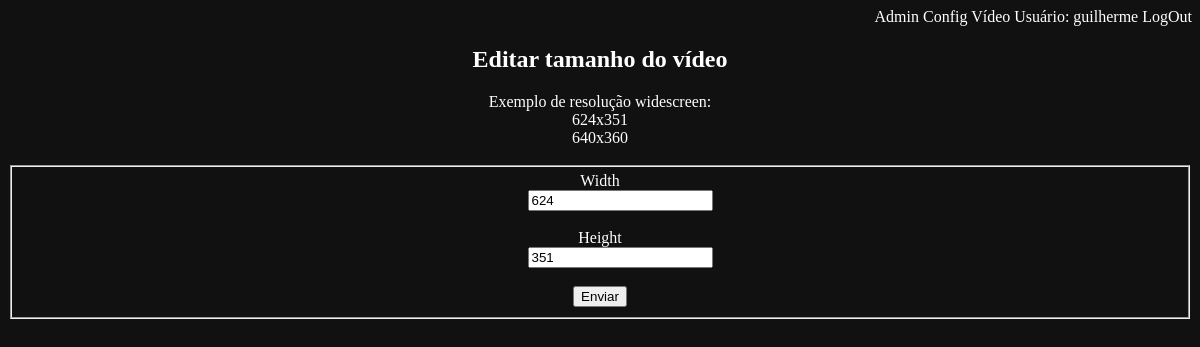
/config_edit_size?id=1 (signed in), run on an earlier commit of the app's database.
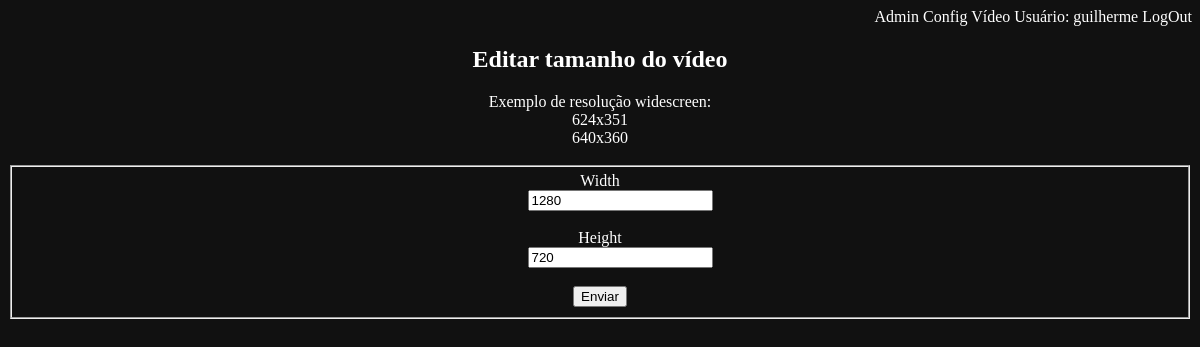
And on a later commit of the database.
### models.py (models this page shows, shortened)
class ConfigModel(db.Model):
    __tablename__ = "config"
    id = db.Column(db.Integer, primary_key=True)
    orientacao = db.Column(db.Text())
    width = db.Column(db.Text())
    height = db.Column(db.Text())

### app.py (the view)
@app.route('/config_edit_size', methods=['GET', 'POST'])
@login_required
def config_edit_size():
    crud = Crud()
    id=request.args.get('id')
    config = crud.retrieve_one(id, ConfigModel)
    form = SizeForm(width=config.width, height=config.height)
    if form.validate_on_submit():
        config.set_width(form.width.data)
        config.set_height(form.height.data)
        crud.update('')
        return redirect(url_for('config'))
    return render_template('config_edit_size.html', form=form)

### forms.py
class SizeForm(FlaskForm):
    id = HiddenField('id')
    width = StringField('Width', validators=[DataRequired()])
    height = StringField('Height', validators=[DataRequired()])
    submit = SubmitField('Enviar')

### app.py (called while the page is built)
@app.after_request
def add_header(response):
    response.headers['X-UA-Compatible'] = 'IE=Edge,chrome=1'
    response.headers['Cache-Control'] = 'no-cache, no-store, must-revalidate'
    response.headers['Pragma'] = 'no-cache'
    response.headers['Expires'] = '0'
    return response

### blueprints/login/login_bp.py (called while the page is built)
@login_manager.user_loader
def load_user(user_id):
    return UserModel.query.get(user_id)

### crud.py (called while the page is built)
    def retrieve_one(self, id, ClassModel):
        try:
            query = ClassModel.query.filter_by(id=id).first()
        except:
            flash("Erro na busca")
        return query

### templates/config_edit_size.html (shortened to what this page needs)
{% extends "template.html" %}
{% block content %}
<h2>Editar tamanho do vídeo</h2>
Exemplo de resolução widescreen:<br>
624x351<br>
640x360<br><br>
<div class="form">
  {% from "_formhelpers.html" import render_field %}
  <form method="POST">
    <fieldset>
      {{ render_field(form.width) }}
      {{ render_field(form.height) }}
      {{ form.submit }}
    </fieldset>
  </form>
</div>
{% endblock %}

### templates/_formhelpers.html (shortened to what this page needs)
{% macro render_field(field) %}
  <dt>{{ field.label }} <br>
  <dd>{{ field(**kwargs)|safe }} <br><br>
  </dd>
{% endmacro %}

What changed in the data, as far as the page shows it:
changed ConfigModel: width "624" → "1280"; height "351" → "720"
